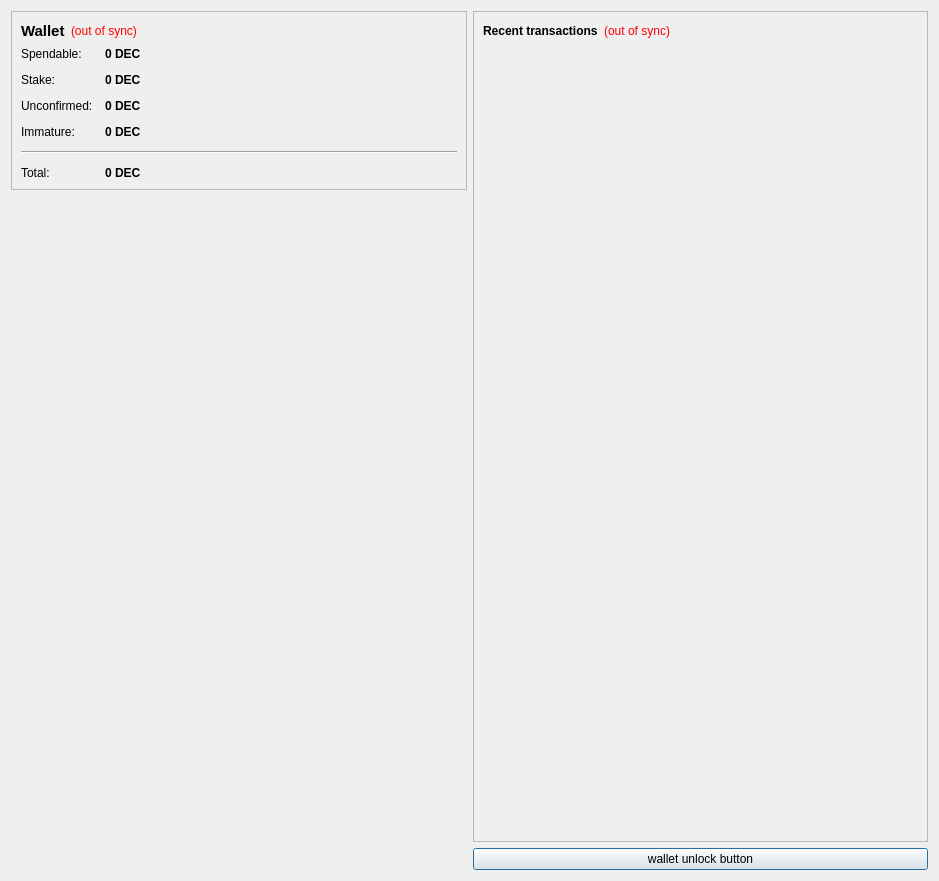
<?xml version="1.0" encoding="UTF-8"?>
<ui version="4.0">
 <class>OverviewPage</class>
 <widget class="QWidget" name="OverviewPage">
  <property name="geometry">
   <rect>
    <x>0</x>
    <y>0</y>
    <width>939</width>
    <height>881</height>
   </rect>
  </property>
  <property name="windowTitle">
   <string>Form</string>
  </property>
  <layout class="QHBoxLayout" name="horizontalLayout" stretch="0,0">
   <item>
    <layout class="QVBoxLayout" name="verticalLayout_2">
     <item>
      <widget class="QFrame" name="frame">
       <property name="frameShape">
        <enum>QFrame::StyledPanel</enum>
       </property>
       <property name="frameShadow">
        <enum>QFrame::Raised</enum>
       </property>
       <layout class="QVBoxLayout" name="verticalLayout_4">
        <item>
         <layout class="QHBoxLayout" name="horizontalLayout_4">
          <item>
           <widget class="QLabel" name="label_5">
            <property name="font">
             <font>
              <pointsize>11</pointsize>
              <weight>75</weight>
              <bold>true</bold>
             </font>
            </property>
            <property name="text">
             <string>Wallet</string>
            </property>
           </widget>
          </item>
          <item>
           <widget class="QLabel" name="labelWalletStatus">
            <property name="toolTip">
             <string>The displayed information may be out of date. Your wallet automatically synchronizes with the DevasCoin network after a connection is established, but this process has not completed yet.</string>
            </property>
            <property name="styleSheet">
             <string notr="true">QLabel { color: red; }</string>
            </property>
            <property name="text">
             <string notr="true">(out of sync)</string>
            </property>
            <property name="alignment">
             <set>Qt::AlignLeading|Qt::AlignLeft|Qt::AlignVCenter</set>
            </property>
           </widget>
          </item>
          <item>
           <spacer name="horizontalSpacer_2">
            <property name="orientation">
             <enum>Qt::Horizontal</enum>
            </property>
            <property name="sizeHint" stdset="0">
             <size>
              <width>40</width>
              <height>20</height>
             </size>
            </property>
           </spacer>
          </item>
         </layout>
        </item>
        <item>
         <layout class="QFormLayout" name="formLayout_2">
          <property name="fieldGrowthPolicy">
           <enum>QFormLayout::AllNonFixedFieldsGrow</enum>
          </property>
          <property name="horizontalSpacing">
           <number>12</number>
          </property>
          <property name="verticalSpacing">
           <number>12</number>
          </property>
          <item row="0" column="0">
           <widget class="QLabel" name="label">
            <property name="text">
             <string>Spendable:</string>
            </property>
           </widget>
          </item>
          <item row="0" column="1">
           <widget class="QLabel" name="labelBalance">
            <property name="font">
             <font>
              <weight>75</weight>
              <bold>true</bold>
             </font>
            </property>
            <property name="cursor">
             <cursorShape>IBeamCursor</cursorShape>
            </property>
            <property name="toolTip">
             <string>Your current spendable balance</string>
            </property>
            <property name="text">
             <string notr="true">0 DEC</string>
            </property>
            <property name="textInteractionFlags">
             <set>Qt::LinksAccessibleByMouse|Qt::TextSelectableByKeyboard|Qt::TextSelectableByMouse</set>
            </property>
           </widget>
          </item>
          <item row="1" column="0">
           <widget class="QLabel" name="label_6">
            <property name="text">
             <string>Stake:</string>
            </property>
           </widget>
          </item>
          <item row="1" column="1">
           <widget class="QLabel" name="labelStake">
            <property name="font">
             <font>
              <weight>75</weight>
              <bold>true</bold>
             </font>
            </property>
            <property name="cursor">
             <cursorShape>IBeamCursor</cursorShape>
            </property>
            <property name="toolTip">
             <string>Total of coins that was staked, and do not yet count toward the current balance</string>
            </property>
            <property name="text">
             <string notr="true">0 DEC</string>
            </property>
            <property name="textInteractionFlags">
             <set>Qt::LinksAccessibleByMouse|Qt::TextSelectableByKeyboard|Qt::TextSelectableByMouse</set>
            </property>
           </widget>
          </item>
          <item row="2" column="0">
           <widget class="QLabel" name="label_3">
            <property name="text">
             <string>Unconfirmed:</string>
            </property>
           </widget>
          </item>
          <item row="2" column="1">
           <widget class="QLabel" name="labelUnconfirmed">
            <property name="font">
             <font>
              <weight>75</weight>
              <bold>true</bold>
             </font>
            </property>
            <property name="cursor">
             <cursorShape>IBeamCursor</cursorShape>
            </property>
            <property name="toolTip">
             <string>Total of transactions that have yet to be confirmed, and do not yet count toward the current balance</string>
            </property>
            <property name="text">
             <string notr="true">0 DEC</string>
            </property>
            <property name="textInteractionFlags">
             <set>Qt::LinksAccessibleByMouse|Qt::TextSelectableByKeyboard|Qt::TextSelectableByMouse</set>
            </property>
           </widget>
          </item>
          <item row="3" column="0">
           <widget class="QLabel" name="labelImmatureText">
            <property name="text">
             <string>Immature:</string>
            </property>
           </widget>
          </item>
          <item row="3" column="1">
           <widget class="QLabel" name="labelImmature">
            <property name="font">
             <font>
              <weight>75</weight>
              <bold>true</bold>
             </font>
            </property>
            <property name="toolTip">
             <string>Mined balance that has not yet matured</string>
            </property>
            <property name="text">
             <string notr="true">0 DEC</string>
            </property>
            <property name="textInteractionFlags">
             <set>Qt::LinksAccessibleByMouse|Qt::TextSelectableByKeyboard|Qt::TextSelectableByMouse</set>
            </property>
           </widget>
          </item>
          <item row="4" column="0" colspan="2">
           <widget class="Line" name="line">
            <property name="orientation">
             <enum>Qt::Horizontal</enum>
            </property>
           </widget>
          </item>
          <item row="5" column="0">
           <widget class="QLabel" name="labelTotalText">
            <property name="text">
             <string>Total:</string>
            </property>
           </widget>
          </item>
          <item row="5" column="1">
           <widget class="QLabel" name="labelTotal">
            <property name="font">
             <font>
              <weight>75</weight>
              <bold>true</bold>
             </font>
            </property>
            <property name="cursor">
             <cursorShape>IBeamCursor</cursorShape>
            </property>
            <property name="toolTip">
             <string>Your current total balance</string>
            </property>
            <property name="text">
             <string notr="true">0 DEC</string>
            </property>
            <property name="textInteractionFlags">
             <set>Qt::LinksAccessibleByMouse|Qt::TextSelectableByKeyboard|Qt::TextSelectableByMouse</set>
            </property>
           </widget>
          </item>
         </layout>
        </item>
       </layout>
      </widget>
     </item>
     <item>
      <spacer name="verticalSpacer_4">
       <property name="orientation">
        <enum>Qt::Vertical</enum>
       </property>
       <property name="sizeHint" stdset="0">
        <size>
         <width>20</width>
         <height>40</height>
        </size>
       </property>
      </spacer>
     </item>
     <item>
      <widget class="QLabel" name="label_2">
       <property name="text">
        <string/>
       </property>
       <property name="pixmap">
        <pixmap resource="../bitcoin.qrc">:/images/Wallet_Logo</pixmap>
       </property>
       <property name="alignment">
        <set>Qt::AlignCenter</set>
       </property>
      </widget>
     </item>
     <item>
      <spacer name="verticalSpacer">
       <property name="orientation">
        <enum>Qt::Vertical</enum>
       </property>
       <property name="sizeHint" stdset="0">
        <size>
         <width>20</width>
         <height>40</height>
        </size>
       </property>
      </spacer>
     </item>
    </layout>
   </item>
   <item>
    <layout class="QVBoxLayout" name="verticalLayout_3">
     <item>
      <widget class="QFrame" name="frame_2">
       <property name="frameShape">
        <enum>QFrame::StyledPanel</enum>
       </property>
       <property name="frameShadow">
        <enum>QFrame::Raised</enum>
       </property>
       <layout class="QVBoxLayout" name="verticalLayout">
        <item>
         <layout class="QHBoxLayout" name="horizontalLayout_2">
          <item>
           <widget class="QLabel" name="label_4">
            <property name="text">
             <string>&lt;b&gt;Recent transactions&lt;/b&gt;</string>
            </property>
           </widget>
          </item>
          <item>
           <widget class="QLabel" name="labelTransactionsStatus">
            <property name="toolTip">
             <string>The displayed information may be out of date. Your wallet automatically synchronizes with the DevasCoin network after a connection is established, but this process has not completed yet.</string>
            </property>
            <property name="styleSheet">
             <string notr="true">QLabel { color: red; }</string>
            </property>
            <property name="text">
             <string notr="true">(out of sync)</string>
            </property>
            <property name="alignment">
             <set>Qt::AlignRight|Qt::AlignTrailing|Qt::AlignVCenter</set>
            </property>
           </widget>
          </item>
          <item>
           <spacer name="horizontalSpacer">
            <property name="orientation">
             <enum>Qt::Horizontal</enum>
            </property>
            <property name="sizeHint" stdset="0">
             <size>
              <width>40</width>
              <height>20</height>
             </size>
            </property>
           </spacer>
          </item>
         </layout>
        </item>
        <item>
         <widget class="QListView" name="listTransactions">
          <property name="styleSheet">
           <string notr="true">QListView { background: transparent; }</string>
          </property>
          <property name="frameShape">
           <enum>QFrame::NoFrame</enum>
          </property>
          <property name="verticalScrollBarPolicy">
           <enum>Qt::ScrollBarAlwaysOff</enum>
          </property>
          <property name="horizontalScrollBarPolicy">
           <enum>Qt::ScrollBarAlwaysOff</enum>
          </property>
          <property name="selectionMode">
           <enum>QAbstractItemView::NoSelection</enum>
          </property>
         </widget>
        </item>
       </layout>
      </widget>
     </item>
     <item>
      <widget class="QPushButton" name="unlockWalletButton">
       <property name="sizePolicy">
        <sizepolicy hsizetype="Minimum" vsizetype="Fixed">
         <horstretch>0</horstretch>
         <verstretch>0</verstretch>
        </sizepolicy>
       </property>
       <property name="maximumSize">
        <size>
         <width>16777214</width>
         <height>16777214</height>
        </size>
       </property>
       <property name="toolTip">
        <string/>
       </property>
       <property name="text">
        <string>wallet unlock button</string>
       </property>
       <property name="checkable">
        <bool>false</bool>
       </property>
       <property name="autoDefault">
        <bool>false</bool>
       </property>
       <property name="default">
        <bool>true</bool>
       </property>
       <property name="flat">
        <bool>false</bool>
       </property>
      </widget>
     </item>
    </layout>
   </item>
  </layout>
 </widget>
 <resources>
  <include location="../bitcoin.qrc"/>
 </resources>
 <connections/>
</ui>
